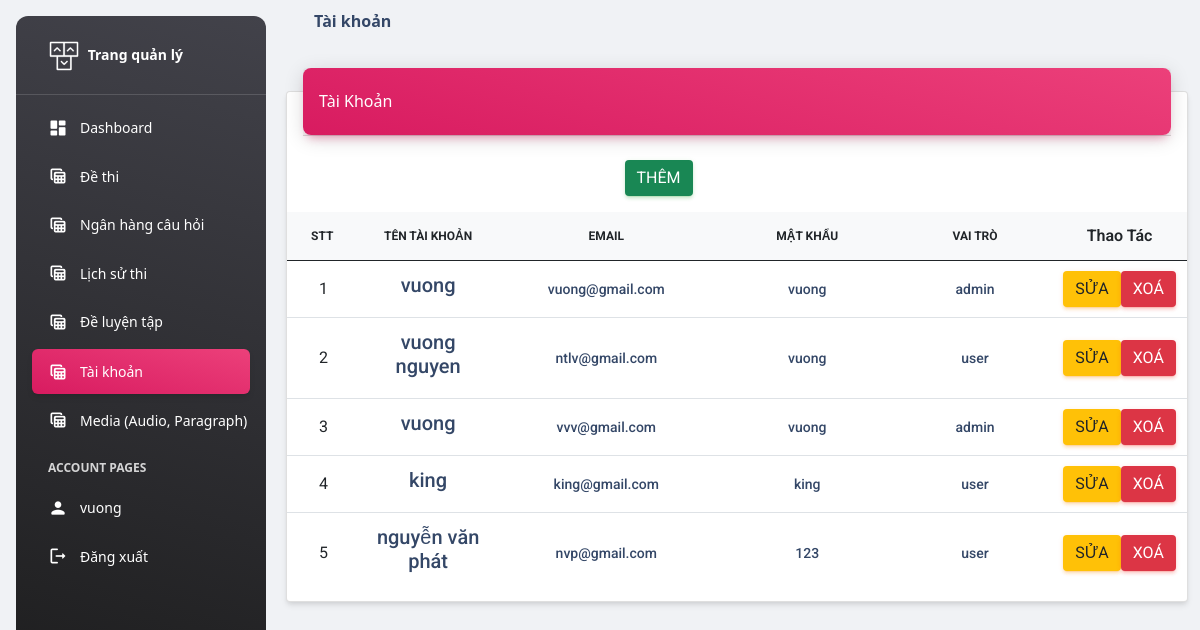
The app's page /admin/account/pages/account.php (signed in) with its own data.
### tables this page shows
CREATE TABLE `account` (
  `account_id` int(11) NOT NULL,
  `name` text NOT NULL,
  `email` text NOT NULL,
  `password` text NOT NULL,
  `role` text NOT NULL
);

### admin/account/pages/account.php (the view, shortened to what this page needs)
<!DOCTYPE html>
<html lang="en">
<head>
    <link href="../../assets/css/nucleo-icons.css" rel="stylesheet" />
    <link href="../../assets/css/nucleo-svg.css" rel="stylesheet" />
    <link id="pagestyle" href="../../assets/css/material-dashboard.css?v=3.0.2" rel="stylesheet" />
    <link href="https://cdn.jsdelivr.net/npm/bootstrap@5.0.2/dist/css/bootstrap.min.css" rel="stylesheet">
</head>
<body class="g-sidenav-show  bg-gray-200">
    <aside class="sidenav navbar navbar-vertical navbar-expand-xs border-0 border-radius-xl my-3 fixed-start ms-3   bg-gradient-dark" id="sidenav-main">
        <div class="sidenav-header">
            <a class="navbar-brand m-0" href="">
                <img src="../../assets/img/logo-ct.png" class="navbar-brand-img h-100" alt="main_logo">
                <span class="ms-1 font-weight-bold text-white">Trang quản lý</span>
            </a>
        </div>
        <hr class="horizontal light mt-0 mb-2">
        <div class="collapse navbar-collapse w-auto " id="sidenav-collapse-main" style="height: calc(100vh - 330px);">
            <ul class="navbar-nav">
                <li class="nav-item">
                    <a class="nav-link text-white" href="../../">
                        <div class="text-white text-center me-2 d-flex align-items-center justify-content-center">
                            <i class="material-icons opacity-10">dashboard</i>
                        </div>
                        <span class="nav-link-text ms-1">Dashboard</span>
                    </a>
                </li>
                <li class="nav-item">
                    <a class="nav-link text-white" href="../../exam/pages/exam.php">
                        <div class="text-white text-center me-2 d-flex align-items-center justify-content-center">
                            <i class="material-icons opacity-10">table_view</i>
                        </div>
                        <span class="nav-link-text ms-1">Đề thi</span>
                    </a>
                </li>
                <li class="nav-item">
                    <a class="nav-link text-white" href="../../bankquestion/pages/question.php">
                        <div class="text-white text-center me-2 d-flex align-items-center justify-content-center">
                            <i class="material-icons opacity-10">table_view</i>
                        </div>
                        <span class="nav-link-text ms-1">Ngân hàng câu hỏi</span>
                    </a>
                </li>
                <li class="nav-item">
                    <a class="nav-link text-white" href="../../historyresult/pages/historyresult.php">
                        <div class="text-white text-center me-2 d-flex align-items-center justify-content-center">
                            <i class="material-icons opacity-10">table_view</i>
                        </div>
                        <span class="nav-link-text ms-1">Lịch sử thi</span>
                    </a>
                </li>
                <li class="nav-item">
                    <a class="nav-link text-white" href="../../shorttest/pages/shorttest.php">
                        <div class="text-white text-center me-2 d-flex align-items-center justify-content-center">
                            <i class="material-icons opacity-10">table_view</i>
                        </div>
                        <span class="nav-link-text ms-1">Đề luyện tập</span>
                    </a>
                </li>
                <li class="nav-item">
                    <a class="nav-link text-white active bg-gradient-primary" href="../../account/pages/account.php">
                        <div class="text-white text-center me-2 d-flex align-items-center justify-content-center">
                            <i class="material-icons opacity-10">table_view</i>
                        </div>
                        <span class="nav-link-text ms-1">Tài khoản</span>
                    </a>
                </li>
                <li class="nav-item">
                    <a class="nav-link text-white" href="../../media/pages/media.php">
                        <div class="text-white text-center me-2 d-flex align-items-center justify-content-center">
                            <i class="material-icons opacity-10">table_view</i>
                        </div>
                        <span class="nav-link-text ms-1">Media (Audio, Paragraph)</span>
                    </a>
                </li>
                <li class="nav-item mt-3">
                    <h6 class="ps-4 ms-2 text-uppercase text-xs text-white font-weight-bolder opacity-8">Account pages</h6>
                </li>
                <li class="nav-item">
                    <a class="nav-link text-white " href="">
                        <div class="text-white text-center me-2 d-flex align-items-center justify-content-center">
                            <i class="material-icons opacity-10">person</i>
                        </div>
                        <span class="nav-link-text ms-1"><?php if (isset($_SESSION['name'])) {
                                                                echo $_SESSION['name'];
                                                            } else { ?> <script type="text/javascript">
                                    window.location.replace("../../../pages/sign-in.php");
                                </script> <?php } ?></span>
                    </a>
                </li>
                <li class="nav-item">
                    <a class="nav-link text-white " href="../../../pages/logout.php">
                        <div class="text-white text-center me-2 d-flex align-items-center justify-content-center">
                            <i class="material-icons opacity-10">logout</i>
                        </div>
                        <span class="nav-link-text ms-1">Đăng xuất</span>
                    </a>
                </li>
            </ul>
        </div>
    </aside>
    <main class="main-content position-relative max-height-vh-100 h-100 border-radius-lg ">
        <nav class="navbar navbar-main navbar-expand-lg px-0 mx-4 shadow-none border-radius-xl" id="navbarBlur" navbar-scroll="true">
            <div class="container-fluid py-1 px-3">
                <nav aria-label="breadcrumb">
                    <h6 class="font-weight-bolder mb-0">Tài khoản</h6>
                </nav>
            </div>
        </nav>
        <div class="container-fluid py-4">
            <div class="row">
                <div class="col-12">
                    <div class="card my-4">
                        <div class="card-header p-0 position-relative mt-n4 mx-3 z-index-2">
                            <div class="bg-gradient-primary shadow-primary border-radius-lg pt-4 pb-3">
                                <h6 class="text-white text-capitalize ps-3">Tài khoản</h6>
                            </div>
                        </div>
                        <div class="card-body px-0 pb-2">
                            <div class="d-flex justify-content-around">
                                <div class="w-25">
                                    <button id="btnmedia" type="button" class="btn btn-success" style="margin-right: 10%;">Thêm</button>
                                </div>
                            </div>
                            <div class="table-responsive p-0">
                                <div class="tab-content" id="myTabContent">
                                    <?php
                                    include('../../dbconnect.php');
                                    $sql = $conn->prepare("SELECT * FROM account");
                                    $sql->execute();
                                    $data = '';
                                    $data .= '<div class="tab-pane fade show active" id="" role="tabpanel">';
                                    $data .= '<table id="question_data_table" class="table align-items-center mb-0">';
                                    $data .= '<thead>';
                                    $data .= '<tr class="bg-light">';
                                    $data .= '<th class="text-uppercase text-dark text-xs font-weight-bolder" style="width: 5%">STT</th>';
                                    $data .= '<th class="text-center text-uppercase text-dark text-xs font-weight-bolder" scope="col" style="width: 15%">Tên tài khoản</th>';
                                    $data .= '<th class="text-center text-uppercase text-dark text-xs font-weight-bolder">Email</th>';
                                    $data .= '<th class="text-center text-uppercase text-dark text-xs font-weight-bolder">Mật khẩu</th>';
                                    $data .= '<th class="text-center text-uppercase text-dark text-xs font-weight-bolder">Vai trò</th>';
                                    $data .= '<th class="text-dark text-center" style="width: 15%">Thao tác</th>';
                                    $data .= '</tr>';
                                    $data .= '</thead>';
                                    $data .= '<tbody id="media">';
                                    $index = 1;
                                    while ($result = $sql->fetch(PDO::FETCH_ASSOC)) {
                                        $data .= '<tr id=' . $result['account_id'] . '>';
                                        $data .= '<td>';
                                        $data .= '<div class="d-flex px-4 py-1">';
                                        $data .= '<span>' . $index . '</span>';
                                        $data .= '</div>';
                                        $data .= '</td>';
                                        $data .= '<td>';
                                        $data .= '<div class="d-flex flex-column justify-content-center px-2 py-1">';
                                        $data .= '<h5 class="text-center">' . $result['name'] . '</h5>';
                                        $data .= '</div>';
                                        $data .= '</td>';
                                        $data .= '<td class="align-center text-center text-sm">';
                                        $data .= '<h6 class="mb-0 text-sm">' . $result['email'] . '</h6>';
                                        $data .= '</td>';
                                        $data .= '<td class="align-center text-center text-sm">';
                                        $data .= '<h6 class="mb-0 text-sm">' . $result['password'] . '</h6>';
                                        $data .= '</td>';
                                        $data .= '<td class="align-center text-center text-sm">';
                                        $data .= '<h6 class="mb-0 text-sm">' . $result['role'] . '</h6>';
                                        $data .= '</td>';
                                        $data .= '<td class="align-middle text-center">';
                                        $data .= '<input type="button" class="btn btn-warning text-dark mb-0" href="javascript:;" value="Sửa" name="update"></input>';
                                        $data .= '<input type="button" class="btn btn-danger text-white mb-0" href="javascript:;" value="Xoá" name="delete"></input>';
                                        $data .= '</td>';
                                        $data .= '</tr>';
                                        $index++;
                                    }
                                    $data .= '</tbody>';
                                    $data .= '</table>';
                                    $data .= '</div>';
                                    echo $data;
                                    ?>
                                </div>
                            </div>
                        </div>
                    </div>
                </div>
            </div>
        </div>
    </main>
</body>
</html>

### admin/account/pages/account.php (style rules this page uses)
table td { white-space: unset !important; }

### records on screen
account: name "vuong", email "vuong@gmail.com", password "vuong", role "admin"
account: name "vuong nguyen", email "ntlv@gmail.com", password "vuong", role "user"
account: name "vuong", email "vvv@gmail.com", password "vuong", role "admin"
account: name "king", email "king@gmail.com", password "king", role "user"
account: name "nguyễn văn phát", email "nvp@gmail.com", password "123", role "user"

### other values on screen
$_SESSION['name'] "vuong"
